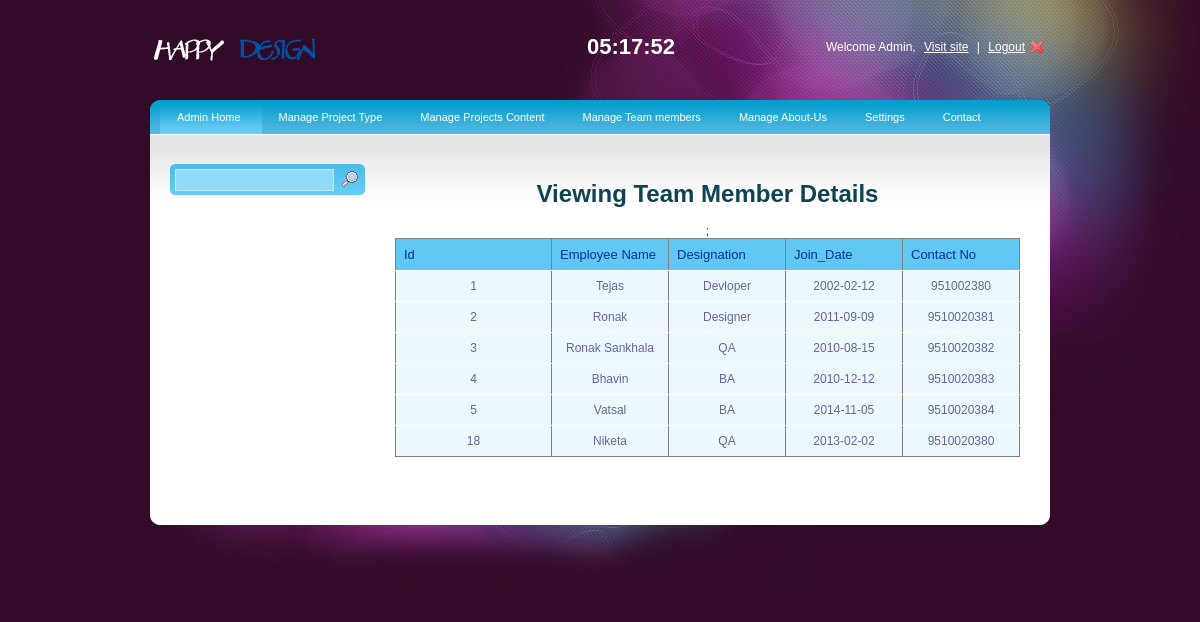
/Admin_panel/view_team.php, run on the app's committed database.
### tables this page shows
CREATE TABLE IF NOT EXISTS `employee_table` (
  `id` int(11) NOT NULL AUTO_INCREMENT,
  `emp_name` varchar(255) NOT NULL,
  `designation` varchar(255) NOT NULL,
  `salary` int(11) NOT NULL,
  `profile_photo` varchar(255) NOT NULL,
  `joining_date` date NOT NULL,
  `dob` date NOT NULL,
  `address` varchar(255) NOT NULL,
  `contact_no` bigint(15) NOT NULL,
  PRIMARY KEY (`id`)
);

### Admin_panel/view_team.php (the view, shortened to what this page needs)
<!DOCTYPE html PUBLIC "-//W3C//DTD XHTML 1.0 Transitional//EN" "http://www.w3.org/TR/xhtml1/DTD/xhtml1-transitional.dtd">
<html xmlns="http://www.w3.org/1999/xhtml">
<head>
<link rel="stylesheet" type="text/css" href="style.css" />
<link rel="stylesheet" type="text/css" media="all" href="niceforms-default.css" />
</head>
<body>
<div id="main_container">
	<div class="header">
    <div class="logo"><a href="#"><img src="images/logo2.png" alt="" title="" border="0" /></a></div>
    <div class="right_header">Welcome Admin,  <a href="../index.html">Visit site</a> |  <a href="logout.php" class="logout">Logout</a></div>
    <div class="jclock"></div>
    </div>
    <div class="main_content">
                    <div class="menu">
                    <ul>
                    <li><a class="current" href="index.php">Admin Home</a></li>
                    <li><a href="index.html">Manage Project Type</a>
                    </li>
                    <li><a href="index.html">Manage Projects Content</a>
                    </li>
                    <li><a href="index.html">Manage Team members</a>
                    </li>
                    <li><a href="index.html">Manage About-Us </a>
                    </li>
                    <li><a href="index.html">Settings</a>
                        </li>
                        </ul>
                    <li><a href="contact_us.php">Contact</a></li>
                    </div>
    <div class="center_content">
    <div class="left_content">
    		<div class="sidebar_search">
            <form action = "search_team.php" method = "post" name="ser" onsubmit="return(validate())">
            <input type="text" name="name" value = "" class="search_input" />
			<input type="image" name="submit" class = "search_submit" src="images/search.png" />
            </form>
            </div>
            </div>
    <div class="right_content" >
		<table>
	<h1>Viewing Team Member Details</h1>
<?php
$result=mysql_query("select * from employee_table");
echo "<table id='rounded-corner' border='1'>;
<tr>
<thead>
<th>Id</th>
<th>Employee Name</th>
<th>Designation</th>
<th>Join_Date</th>
<th>Contact No</th>
</tr>
</thead>
";
while($rows=mysql_fetch_array($result)){
echo '<tr align="center">';
echo '<td>'.$rows['id'].'</td>';
echo '<td width="100px">'.$rows['emp_name'].'</td>';
echo '<td width="100px">'.$rows['designation'].'</td>';
echo '<td width="100px">'.$rows['joining_date'].'</td>';
echo '<td width="100px">'.$rows['contact_no'].'</td>';
echo '</tr>';
}
echo "</table>";
?>
     </div>
  </div>
    </div>
    <div class="footer">
    </div>
</div>
</body>
</html>

### Admin_panel/style.css (style rules this page uses)
body { background:url(images/bg.jpg) no-repeat center top #310b28; font-family:Arial, Helvetica, sans-serif; padding:0; font-size:12px; margin:0 auto; color: #0e4354; }
a { color:#256c89; }
#main_container { margin:0 auto; width:900px; padding:0px 0 0px 0; }
.header { width:900px; height:100px; }
.logo { float:left; padding:35px 0 0 0; }
.jclock { color:#FFFFFF; float:right; font-size:22px; font-weight:bold; padding:34px 25px 0 0; }
.right_header { width:350px; float:right; text-align:right; color:#FFFFFF; padding:40px 0 0 0; }
.right_header a { margin:0 5px 0 5px; text-decoration:underline; color:#FFFFFF; }
.right_header a.logout { background:url(images/user_logout.png) no-repeat right; padding-right:20px; }
.main_content { margin:0 auto; width:900px; height:auto; padding:0px 0 50px 0; background:url(images/menu_bg.jpg) no-repeat center top #fff; }
.footer { width:900px;height:87px;background:url(images/footer_bg.jpg) no-repeat center top; }
.menu { font-size:11px;padding:0px 10px 0 10px; float:left; width:880px; }
.menu ul { padding:0;margin:0;list-style-type:none; height:34px; }
.menu ul li { float:left;height:34px;line-height:34px; }
.menu a, .menu a:visited { display:block;float:left;height:100%;font-size:11px;text-decoration:none;color:#fff;padding:0 21px 0 17px; }
.menu a.current { background:url(images/menu_bg.gif) repeat-x center; }
.center_content { clear:both; }
.left_content { width:195px; float:left; padding:30px 0 0 20px; }
.right_content { width:625px; float:left; padding:30px 0 0 30px; text-align:center; }
.sidebar_search { background:url(images/sidebar_menu_top.gif) no-repeat center; width:195px; height:31px; margin:0 0 5px 0; }
input.search_input { width:155px; height:16px; margin:5px 0 0 5px; border:1px #bdebfd solid; background:#92dbf8; padding:4px 0 0 2px; float:left; color:#096184; font-size:11px; }
input.search_submit { float:left; background:none; border:none; margin:7px 0 0 8px; }
#rounded-corner { margin:0px; width:625px; text-align: left; border-collapse: collapse; }
#rounded-corner th { padding: 8px; font-weight: normal; font-size: 13px; color: #039; background: #60c8f2; }
#rounded-corner td { padding: 8px; background: #ecf8fd; border-top: 1px solid #fff; color: #669; }

### Admin_panel/niceforms-default.css (style rules this page uses)
select, input, textarea, button { outline:none; resize:none; }

### data on the page
employee_table: id "1", emp_name "Tejas", designation "Devloper", joining_date "2002-02-12", contact_no "951002380"
employee_table: id "2", emp_name "Ronak", designation "Designer", joining_date "2011-09-09", contact_no "9510020381"
employee_table: id "3", emp_name "Ronak Sankhala", designation "QA", joining_date "2010-08-15", contact_no "9510020382"
employee_table: id "4", emp_name "Bhavin", designation "BA", joining_date "2010-12-12", contact_no "9510020383"
employee_table: id "5", emp_name "Vatsal", designation "BA", joining_date "2014-11-05", contact_no "9510020384"
employee_table: id "18", emp_name "Niketa", designation "QA", joining_date "2013-02-02", contact_no "9510020380"
